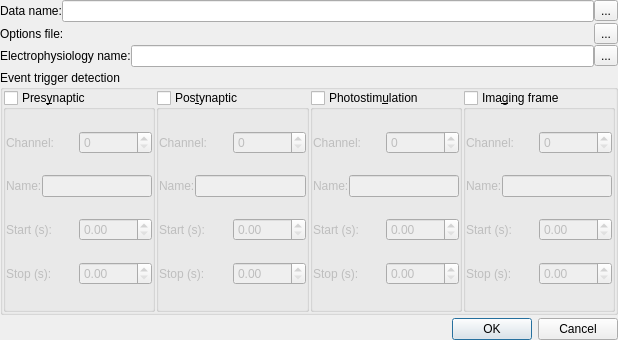
<?xml version="1.0" encoding="UTF-8"?>
<ui version="4.0">
 <class>Dialog</class>
 <widget class="QDialog" name="Dialog">
  <property name="geometry">
   <rect>
    <x>0</x>
    <y>0</y>
    <width>618</width>
    <height>340</height>
   </rect>
  </property>
  <property name="windowTitle">
   <string>Dialog</string>
  </property>
  <layout class="QGridLayout" name="gridLayout">
   <property name="leftMargin">
    <number>0</number>
   </property>
   <property name="topMargin">
    <number>0</number>
   </property>
   <property name="rightMargin">
    <number>0</number>
   </property>
   <property name="bottomMargin">
    <number>0</number>
   </property>
   <property name="horizontalSpacing">
    <number>0</number>
   </property>
   <property name="verticalSpacing">
    <number>3</number>
   </property>
   <item row="0" column="0">
    <layout class="QVBoxLayout" name="verticalLayout">
     <property name="spacing">
      <number>1</number>
     </property>
     <item>
      <layout class="QHBoxLayout" name="horizontalLayout">
       <property name="spacing">
        <number>0</number>
       </property>
       <item>
        <widget class="QLabel" name="label">
         <property name="text">
          <string>Data name:</string>
         </property>
        </widget>
       </item>
       <item>
        <widget class="QLineEdit" name="dataNameLineEdit"/>
       </item>
       <item>
        <widget class="QToolButton" name="choosePVFileToolButton">
         <property name="toolTip">
          <string>Choose PrairieView XML File</string>
         </property>
         <property name="text">
          <string>...</string>
         </property>
         <property name="icon">
          <iconset resource="../gui/resources/resources.qrc">
           <normaloff>:/images/document-open.svg</normaloff>:/images/document-open.svg</iconset>
         </property>
        </widget>
       </item>
      </layout>
     </item>
     <item>
      <layout class="QHBoxLayout" name="horizontalLayout_2">
       <item>
        <widget class="QLabel" name="label_3">
         <property name="text">
          <string>Options file:</string>
         </property>
        </widget>
       </item>
       <item>
        <widget class="QLabel" name="optionsFileNameLabel">
         <property name="text">
          <string/>
         </property>
        </widget>
       </item>
       <item>
        <widget class="QToolButton" name="chooseOptionsToolButton">
         <property name="text">
          <string>...</string>
         </property>
         <property name="icon">
          <iconset resource="../gui/resources/resources.qrc">
           <normaloff>:/images/document-open.svg</normaloff>:/images/document-open.svg</iconset>
         </property>
        </widget>
       </item>
      </layout>
     </item>
     <item>
      <layout class="QHBoxLayout" name="horizontalLayout_3">
       <property name="spacing">
        <number>0</number>
       </property>
       <item>
        <widget class="QLabel" name="label_2">
         <property name="text">
          <string>Electrophysiology name:</string>
         </property>
        </widget>
       </item>
       <item>
        <widget class="QLineEdit" name="ephysNameLineEdit"/>
       </item>
       <item>
        <widget class="QToolButton" name="chooseEphysToolButton">
         <property name="text">
          <string>...</string>
         </property>
         <property name="icon">
          <iconset resource="../gui/resources/resources.qrc">
           <normaloff>:/images/document-open.svg</normaloff>:/images/document-open.svg</iconset>
         </property>
        </widget>
       </item>
      </layout>
     </item>
    </layout>
   </item>
   <item row="1" column="0">
    <widget class="QGroupBox" name="triggersGroupBox">
     <property name="title">
      <string>Event trigger detection</string>
     </property>
     <layout class="QHBoxLayout" name="horizontalLayout_20">
      <property name="spacing">
       <number>1</number>
      </property>
      <property name="leftMargin">
       <number>0</number>
      </property>
      <property name="topMargin">
       <number>0</number>
      </property>
      <property name="rightMargin">
       <number>0</number>
      </property>
      <property name="bottomMargin">
       <number>0</number>
      </property>
      <item>
       <widget class="QGroupBox" name="presynGroupBox">
        <property name="title">
         <string>Pres&amp;ynaptic</string>
        </property>
        <property name="checkable">
         <bool>true</bool>
        </property>
        <property name="checked">
         <bool>false</bool>
        </property>
        <layout class="QVBoxLayout" name="verticalLayout_2">
         <property name="spacing">
          <number>0</number>
         </property>
         <property name="leftMargin">
          <number>0</number>
         </property>
         <property name="topMargin">
          <number>0</number>
         </property>
         <property name="rightMargin">
          <number>0</number>
         </property>
         <property name="bottomMargin">
          <number>0</number>
         </property>
         <item>
          <layout class="QHBoxLayout" name="horizontalLayout_4">
           <item>
            <widget class="QLabel" name="label_4">
             <property name="text">
              <string>Channel:</string>
             </property>
            </widget>
           </item>
           <item>
            <widget class="QSpinBox" name="presynChannelSpinBox"/>
           </item>
          </layout>
         </item>
         <item>
          <layout class="QHBoxLayout" name="horizontalLayout_5">
           <item>
            <widget class="QLabel" name="label_8">
             <property name="text">
              <string>Name:</string>
             </property>
            </widget>
           </item>
           <item>
            <widget class="QLineEdit" name="presynNameLineEdit"/>
           </item>
          </layout>
         </item>
         <item>
          <layout class="QHBoxLayout" name="horizontalLayout_6">
           <item>
            <widget class="QLabel" name="label_12">
             <property name="text">
              <string>Start (s):</string>
             </property>
            </widget>
           </item>
           <item>
            <widget class="QDoubleSpinBox" name="presynStartDoubleSpinBox"/>
           </item>
          </layout>
         </item>
         <item>
          <layout class="QHBoxLayout" name="horizontalLayout_7">
           <item>
            <widget class="QLabel" name="label_13">
             <property name="text">
              <string>Stop (s):</string>
             </property>
            </widget>
           </item>
           <item>
            <widget class="QDoubleSpinBox" name="presynStopDoubleSpinBox"/>
           </item>
          </layout>
         </item>
        </layout>
       </widget>
      </item>
      <item>
       <widget class="QGroupBox" name="postsynGroupBox">
        <property name="title">
         <string>Pos&amp;tynaptic</string>
        </property>
        <property name="checkable">
         <bool>true</bool>
        </property>
        <property name="checked">
         <bool>false</bool>
        </property>
        <layout class="QVBoxLayout" name="verticalLayout_3">
         <property name="spacing">
          <number>0</number>
         </property>
         <property name="leftMargin">
          <number>0</number>
         </property>
         <property name="topMargin">
          <number>0</number>
         </property>
         <property name="rightMargin">
          <number>0</number>
         </property>
         <property name="bottomMargin">
          <number>0</number>
         </property>
         <item>
          <layout class="QHBoxLayout" name="horizontalLayout_8">
           <item>
            <widget class="QLabel" name="label_5">
             <property name="text">
              <string>Channel:</string>
             </property>
            </widget>
           </item>
           <item>
            <widget class="QSpinBox" name="postsynChannelSpinBox"/>
           </item>
          </layout>
         </item>
         <item>
          <layout class="QHBoxLayout" name="horizontalLayout_9">
           <item>
            <widget class="QLabel" name="label_9">
             <property name="text">
              <string>Name:</string>
             </property>
            </widget>
           </item>
           <item>
            <widget class="QLineEdit" name="postsynNameLineEdit"/>
           </item>
          </layout>
         </item>
         <item>
          <layout class="QHBoxLayout" name="horizontalLayout_10">
           <item>
            <widget class="QLabel" name="label_14">
             <property name="text">
              <string>Start (s):</string>
             </property>
            </widget>
           </item>
           <item>
            <widget class="QDoubleSpinBox" name="postsynStartDoubleSpinBox"/>
           </item>
          </layout>
         </item>
         <item>
          <layout class="QHBoxLayout" name="horizontalLayout_11">
           <item>
            <widget class="QLabel" name="label_15">
             <property name="text">
              <string>Stop (s):</string>
             </property>
            </widget>
           </item>
           <item>
            <widget class="QDoubleSpinBox" name="postsynStopDoubleSpinBox"/>
           </item>
          </layout>
         </item>
        </layout>
       </widget>
      </item>
      <item>
       <widget class="QGroupBox" name="photostimGroupBox">
        <property name="title">
         <string>Photostim&amp;ulation</string>
        </property>
        <property name="checkable">
         <bool>true</bool>
        </property>
        <property name="checked">
         <bool>false</bool>
        </property>
        <layout class="QVBoxLayout" name="verticalLayout_4">
         <property name="spacing">
          <number>0</number>
         </property>
         <property name="leftMargin">
          <number>0</number>
         </property>
         <property name="topMargin">
          <number>0</number>
         </property>
         <property name="rightMargin">
          <number>0</number>
         </property>
         <property name="bottomMargin">
          <number>0</number>
         </property>
         <item>
          <layout class="QHBoxLayout" name="horizontalLayout_12">
           <item>
            <widget class="QLabel" name="label_6">
             <property name="text">
              <string>Channel:</string>
             </property>
            </widget>
           </item>
           <item>
            <widget class="QSpinBox" name="photostimChannelSpinBox"/>
           </item>
          </layout>
         </item>
         <item>
          <layout class="QHBoxLayout" name="horizontalLayout_13">
           <item>
            <widget class="QLabel" name="label_10">
             <property name="text">
              <string>Name:</string>
             </property>
            </widget>
           </item>
           <item>
            <widget class="QLineEdit" name="photostimNameLineEdit"/>
           </item>
          </layout>
         </item>
         <item>
          <layout class="QHBoxLayout" name="horizontalLayout_14">
           <item>
            <widget class="QLabel" name="label_16">
             <property name="text">
              <string>Start (s):</string>
             </property>
            </widget>
           </item>
           <item>
            <widget class="QDoubleSpinBox" name="photoStartDoubleSpinBox"/>
           </item>
          </layout>
         </item>
         <item>
          <layout class="QHBoxLayout" name="horizontalLayout_15">
           <item>
            <widget class="QLabel" name="label_17">
             <property name="text">
              <string>Stop (s):</string>
             </property>
            </widget>
           </item>
           <item>
            <widget class="QDoubleSpinBox" name="photoStopDoubleSpinBox"/>
           </item>
          </layout>
         </item>
        </layout>
       </widget>
      </item>
      <item>
       <widget class="QGroupBox" name="imagingGroupBox">
        <property name="title">
         <string>Ima&amp;ging frame</string>
        </property>
        <property name="checkable">
         <bool>true</bool>
        </property>
        <property name="checked">
         <bool>false</bool>
        </property>
        <layout class="QVBoxLayout" name="verticalLayout_5">
         <property name="spacing">
          <number>0</number>
         </property>
         <property name="leftMargin">
          <number>0</number>
         </property>
         <property name="topMargin">
          <number>0</number>
         </property>
         <property name="rightMargin">
          <number>0</number>
         </property>
         <property name="bottomMargin">
          <number>0</number>
         </property>
         <item>
          <layout class="QHBoxLayout" name="horizontalLayout_16">
           <item>
            <widget class="QLabel" name="label_7">
             <property name="text">
              <string>Channel:</string>
             </property>
            </widget>
           </item>
           <item>
            <widget class="QSpinBox" name="imagingChannelSpinBox"/>
           </item>
          </layout>
         </item>
         <item>
          <layout class="QHBoxLayout" name="horizontalLayout_17">
           <item>
            <widget class="QLabel" name="label_11">
             <property name="text">
              <string>Name:</string>
             </property>
            </widget>
           </item>
           <item>
            <widget class="QLineEdit" name="imagingNameLineEdit"/>
           </item>
          </layout>
         </item>
         <item>
          <layout class="QHBoxLayout" name="horizontalLayout_18">
           <item>
            <widget class="QLabel" name="label_18">
             <property name="text">
              <string>Start (s):</string>
             </property>
            </widget>
           </item>
           <item>
            <widget class="QDoubleSpinBox" name="imagingStartDoubleSpinBox"/>
           </item>
          </layout>
         </item>
         <item>
          <layout class="QHBoxLayout" name="horizontalLayout_19">
           <item>
            <widget class="QLabel" name="label_19">
             <property name="text">
              <string>Stop (s):</string>
             </property>
            </widget>
           </item>
           <item>
            <widget class="QDoubleSpinBox" name="imagingStopDoubleSpinBox"/>
           </item>
          </layout>
         </item>
        </layout>
       </widget>
      </item>
     </layout>
    </widget>
   </item>
   <item row="2" column="0">
    <widget class="QDialogButtonBox" name="buttonBox">
     <property name="orientation">
      <enum>Qt::Horizontal</enum>
     </property>
     <property name="standardButtons">
      <set>QDialogButtonBox::Cancel|QDialogButtonBox::Ok</set>
     </property>
    </widget>
   </item>
  </layout>
 </widget>
 <resources>
  <include location="../gui/resources/resources.qrc"/>
 </resources>
 <connections>
  <connection>
   <sender>buttonBox</sender>
   <signal>accepted()</signal>
   <receiver>Dialog</receiver>
   <slot>accept()</slot>
   <hints>
    <hint type="sourcelabel">
     <x>248</x>
     <y>254</y>
    </hint>
    <hint type="destinationlabel">
     <x>157</x>
     <y>274</y>
    </hint>
   </hints>
  </connection>
  <connection>
   <sender>buttonBox</sender>
   <signal>rejected()</signal>
   <receiver>Dialog</receiver>
   <slot>reject()</slot>
   <hints>
    <hint type="sourcelabel">
     <x>316</x>
     <y>260</y>
    </hint>
    <hint type="destinationlabel">
     <x>286</x>
     <y>274</y>
    </hint>
   </hints>
  </connection>
 </connections>
</ui>
